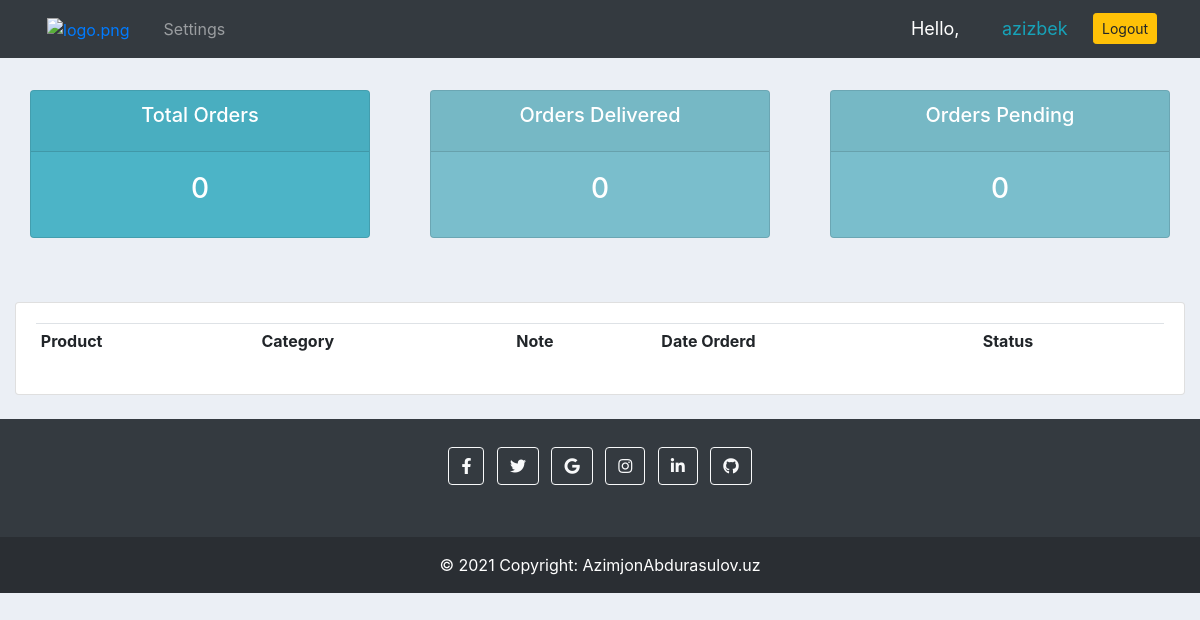
The app's page /user/ (signed in), older data.
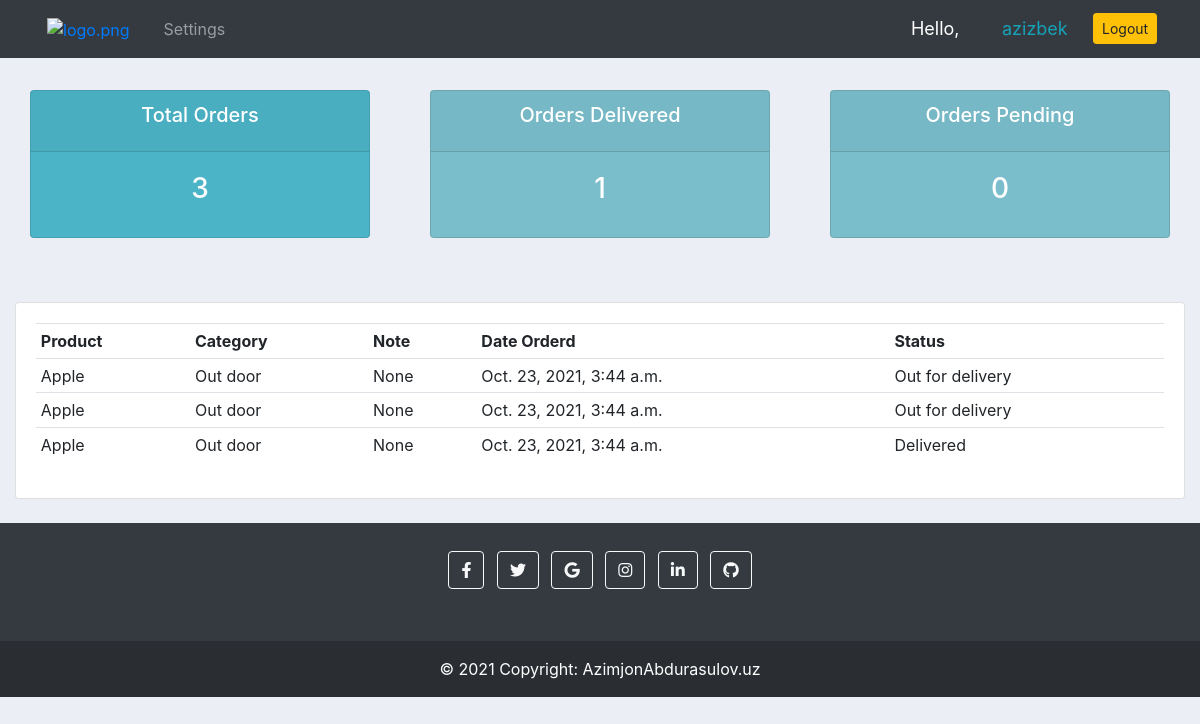
The same page, newer data.
### accounts/models.py (models this page shows, shortened)
class Order(models.Model):
    STATUS = (
        ('Pending', 'Pending'),
        ('Out for delivery', 'Out for delivery'),
        ('Delivered', 'Delivered'),
    )
    customer = models.ForeignKey(
        Customer,  null=True, on_delete=models.SET_NULL)
    product = models.ForeignKey(Product,  null=True, on_delete=models.SET_NULL)
    date_created = models.DateTimeField(auto_now_add=True, null=True)
    status = models.CharField(max_length=200, null=True, choices=STATUS)
    note = models.CharField(max_length=200, null=True)

class Product(models.Model):
    CATEGORY = (
        ('Indoor', 'Indoor'),
        ('Out door', 'Out door'),
    )
    name = models.CharField(max_length=200, null=True)
    price = models.FloatField(null=True)
    category = models.CharField(max_length=200, null=True, choices=CATEGORY)
    description = models.CharField(max_length=200, null=True, blank=True)
    date_created = models.DateTimeField(auto_now_add=True, null=True)
    tags = models.ManyToManyField(Tag)
    def __str__(self):
        return str(self.name)

### accounts/decorators.py (the view)
        def wrapper_func(request, *args, **kwargs):
            grup = None
            if request.user.groups.exists():
                grup = request.user.groups.all()[0].name
            if grup in allowed_roles:
                return view_func(request, *args, **kwargs)
            else:
                return HttpResponse('You are not authorzed to viw this page')

### accounts/views.py (called while the page is built)
@allowed_users(allowed_roles=['customer'])
@login_required(login_url='login')
def userPage(request):
    orders = request.user.customer.order_set.all()
    total_orders = orders.count()
    delivered = orders.filter(status="Delivered").count()
    panding = orders.filter(status="Pending").count()
    context = {
        'orders':orders,
        'total_orders': total_orders,
        'delivered': delivered,
        'panding': panding
    }
    return render(request, 'accounts/user.html', context)

### accounts/templates/accounts/user.html (shortened to what this page needs)
{% extends 'accounts/main.html' %}
{% block content %}
{% include 'accounts/status.html' %}
<br>
<div class="row mt-4">
    <div class="col-md">
        <div class="card card-body">
            <table class="table table-sm">
                <tr>
                    <th>Product</th>
                    <th>Category</th>
                    <th>Note</th>
                    <th>Date Orderd</th>
                    <th>Status</th>
                </tr>
                {% for order in orders %}
                <tr>
                    <td>{{ order.product }}</td>
                    <td>{{ order.product.category }}</td>
                    <td>{{ order.note }}</td>
                    <td>{{ order.date_created }}</td>
                    <td>{{ order.status }}</td>
                </tr>
                {% endfor %}
            </table>
        </div>
    </div>
</div>
{% endblock %}

Row changes from the older to the newer data that the page shows:
added Order: product "Apple", product.category "Out door", note "None", date_created "Oct. 23, 2021, 3:44 a.m.", status "Out for delivery"
added Order: product "Apple", product.category "Out door", note "None", date_created "Oct. 23, 2021, 3:44 a.m.", status "Out for delivery"
added Order: product "Apple", product.category "Out door", note "None", date_created "Oct. 23, 2021, 3:44 a.m.", status "Delivered"
Text that changed along with them:
{{ total_orders }}: "0" → "3"
{{ delivered }}: "0" → "1"
